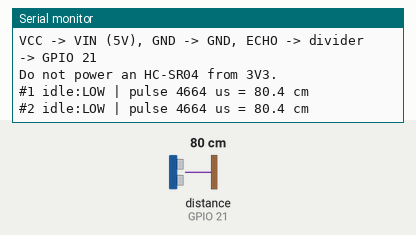
Simulated run of this sketch. Board: ESP32. Shown: the last lines printed to the serial monitor. Wiring (inferred from the names in the program): ultrasonic range finder: trigger GPIO 5; echo GPIO 21. The inputs (shaded band) are chosen by the test bench; at power-on: distance to the obstacle (sensor on GPIO 21) 80 cm. The echo pulse lasts 58.3 µs per cm.

Above: at 1.5 s.
1.6 s: distance to the obstacle (sensor on GPIO 21) set to 2 cm
At 1.81 s:
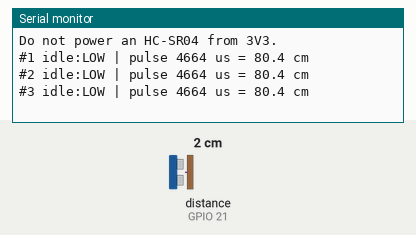
3.1 s: distance to the obstacle (sensor on GPIO 21) set to 4 cm
At 10.31 s:
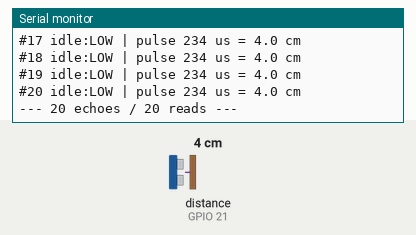
Timing chart, 0 to 10.6 s (numbered marks = the images above; inputs shaded):
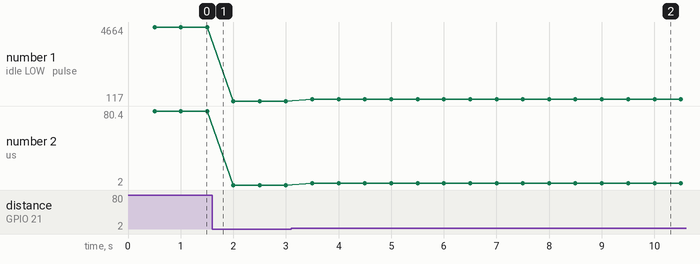

Measured:
- after the input at 3.1 s, the serial monitor: prints a new line after 0.40 s (image 2)
- plotted number 1: 4664 → 117 after the input at 1.6 s, 117 → 234 after the input at 3.1 s

The sketch:

ultrasonic_test.ino
```cpp
/*
  MyTurn - HC-SR04 ultrasonic-only test

  This sketch does one thing: trigger the HC-SR04 and print the raw echo
  pulse and distance. It has no WiFi, API, PIR, LEDs, buzzer or median filter,
  so a "NO ECHO" here means the sensor/wiring, not the main firmware.

  Wiring (ESP32 DevKitC):
    HC-SR04 VCC  -> VIN (5V), NOT 3V3
    HC-SR04 GND  -> GND (common with the ESP32)
    HC-SR04 TRIG -> GPIO 5  (board label D5)
    HC-SR04 ECHO -> 1k -> GPIO 21 (board label D21), and GPIO 21 -> 2k -> GND

  The ESP32 Arduino core does not define D5/D21 macros, so the code uses the
  GPIO numbers. On the DevKitC, D5 is GPIO 5 and D21 is GPIO 21.

  Open Serial Monitor at 115200 baud.
*/

#include <Arduino.h>

constexpr uint8_t TRIG_PIN = 5;   // board label D5
constexpr uint8_t ECHO_PIN = 21;  // board label D21

// 100 ms: the HC-SR04's "nothing in range" pulse is about 38 ms, but some
// clones stretch it well past 60 ms. A longer timeout tells us whether a
// "NO ECHO" is really no pulse or just a pulse we stopped listening for.
constexpr unsigned long PULSE_TIMEOUT_US = 100000;
constexpr unsigned long READ_INTERVAL_MS = 500;

constexpr float US_PER_CM = 58.0f;
constexpr unsigned long MAX_ECHO_US = 23200;  // about 400 cm

unsigned long lastRead = 0;
unsigned long readings = 0;
unsigned long echoes = 0;

void setup() {
  Serial.begin(115200);
  delay(300);

  pinMode(TRIG_PIN, OUTPUT);
  pinMode(ECHO_PIN, INPUT);
  digitalWrite(TRIG_PIN, LOW);

  Serial.println();
  Serial.println("MyTurn HC-SR04 ultrasonic test");
  Serial.printf("TRIG GPIO %u | ECHO GPIO %u | timeout %lu us\n",
                TRIG_PIN, ECHO_PIN, PULSE_TIMEOUT_US);
  Serial.println("VCC -> VIN (5V), GND -> GND, ECHO -> divider -> GPIO 21");
  Serial.println("Do not power an HC-SR04 from 3V3.");
  Serial.println();
}

void loop() {
  if (millis() - lastRead < READ_INTERVAL_MS) return;
  lastRead = millis();
  readings++;

  // A healthy ECHO line is LOW before the trigger.
  bool idleHigh = digitalRead(ECHO_PIN) == HIGH;

  digitalWrite(TRIG_PIN, LOW);
  delayMicroseconds(2);
  digitalWrite(TRIG_PIN, HIGH);
  delayMicroseconds(10);
  digitalWrite(TRIG_PIN, LOW);

  unsigned long us = pulseIn(ECHO_PIN, HIGH, PULSE_TIMEOUT_US);

  Serial.printf("#%lu idle:%s | ", readings, idleHigh ? "HIGH" : "LOW");

  if (idleHigh) {
    Serial.print("ECHO already HIGH before trigger; ");
  }

  if (us == 0) {
    Serial.println("NO ECHO (0 us)");
    Serial.println("   check 5V at VCC, common GND, TRIG on GPIO 5, "
                   "ECHO divider on GPIO 21, and header order VCC-TRIG-ECHO-GND");
    if (readings % 20 == 0) {
      Serial.printf("--- %lu echoes / %lu reads ---\n", echoes, readings);
    }
    return;
  }

  echoes++;
  float cm = us / US_PER_CM;
  Serial.printf("pulse %lu us = %.1f cm", us, cm);
  if (us >= MAX_ECHO_US) {
    Serial.print("  (>= 400 cm / no object in range)");
  }
  Serial.println();

  if (readings % 20 == 0) {
    Serial.printf("--- %lu echoes / %lu reads ---\n", echoes, readings);
  }
}
```
